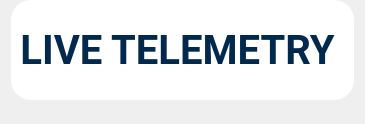
         <widget class="QWidget" name="Page_data">
          <layout class="QVBoxLayout" name="verticalLayout_13">
           <property name="topMargin">
            <number>0</number>
           </property>
           <property name="bottomMargin">
            <number>0</number>
           </property>
           <item>
            <widget class="QFrame" name="menu_data">
             <property name="minimumSize">
              <size>
               <width>0</width>
               <height>100</height>
              </size>
             </property>
             <property name="maximumSize">
              <size>
               <width>16777215</width>
               <height>100</height>
              </size>
             </property>
             <property name="styleSheet">
              <string notr="true">background-color: rgb(255, 255, 255);
border-radius: 20px;
color: rgb(0, 41, 77);</string>
             </property>
             <property name="frameShape">
              <enum>QFrame::NoFrame</enum>
             </property>
             <property name="frameShadow">
              <enum>QFrame::Raised</enum>
             </property>
             <layout class="QHBoxLayout" name="horizontalLayout_11">
              <item>
               <widget class="QLabel" name="label_30">
                <property name="minimumSize">
                 <size>
                  <width>0</width>
                  <height>70</height>
                 </size>
                </property>
                <property name="maximumSize">
                 <size>
                  <width>16777215</width>
                  <height>70</height>
                 </size>
                </property>
                <property name="font">
                 <font>
                  <family>Roboto</family>
                  <pointsize>30</pointsize>
                  <weight>75</weight>
                  <bold>true</bold>
                 </font>
                </property>
                <property name="styleSheet">
                 <string notr="true"/>
                </property>
                <property name="text">
                 <string>LIVE TELEMETRY </string>
                </property>
                <property name="alignment">
                 <set>Qt::AlignCenter</set>
                </property>
               </widget>
              </item>
             </layout>
            </widget>
           </item>
           <item>
            <widget class="QFrame" name="data">
             <layout class="QVBoxLayout" name="plotdata">
              <item>
               <layout class="QVBoxLayout" name="data_container"/>
              </item>
             </layout>
            </widget>
           </item>
          </layout>
         </widget>
